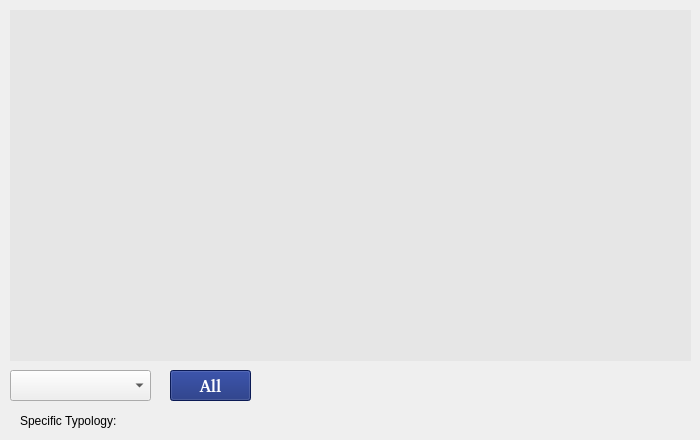
      <widget class="QWidget" name="tab_Typology">
       <attribute name="title">
        <string>Typology</string>
       </attribute>
       <widget class="QTableView" name="tableView_allTypology">
        <property name="geometry">
         <rect>
          <x>10</x>
          <y>10</y>
          <width>681</width>
          <height>351</height>
         </rect>
        </property>
        <property name="styleSheet">
         <string notr="true">QTableView#tableView_allTypology{
background-color: rgb(230, 230, 230);
border: transparent;
gridline-color: white;
color: rgb(16, 37, 118);
}
QHeaderView::section {
background-color:  rgb(230, 230, 230); 
color: rgb(16, 37, 118);
font-family: Calibri;
font-size: 13pt;
height: 30px;
}
QTableCornerButton{
background-color: transparent;
color: transparent;
}</string>
        </property>
        <property name="alternatingRowColors">
         <bool>true</bool>
        </property>
        <property name="sortingEnabled">
         <bool>true</bool>
        </property>
       </widget>
       <widget class="QLabel" name="label_specificTypology">
        <property name="geometry">
         <rect>
          <x>20</x>
          <y>410</y>
          <width>101</width>
          <height>21</height>
         </rect>
        </property>
        <property name="text">
         <string>Specific Typology: </string>
        </property>
       </widget>
       <widget class="QComboBox" name="comboBox_specificTypology">
        <property name="geometry">
         <rect>
          <x>10</x>
          <y>370</y>
          <width>141</width>
          <height>31</height>
         </rect>
        </property>
       </widget>
       <widget class="QPushButton" name="button_allTypology">
        <property name="geometry">
         <rect>
          <x>170</x>
          <y>370</y>
          <width>81</width>
          <height>31</height>
         </rect>
        </property>
        <property name="font">
         <font>
          <family>FISH&amp;CHIPS</family>
          <pointsize>13</pointsize>
          <weight>75</weight>
          <bold>true</bold>
         </font>
        </property>
        <property name="styleSheet">
         <string notr="true">QPushButton#button_allTypology{
    background-color: rgb(16, 37, 118);
	color: white;
    border-width: 2px;
}
QPushButton#button_allTypology:hover{
	 background-color: qradialgradient(spread:reflect, cx:0.5, cy:0.5, radius:0.5, fx:0.5, fy:0.5, stop:0 rgba(255, 255, 255, 255), stop:1 rgba(195, 224, 238, 255));
	 border-width: 2px;
	 color: black;
}
QPushButton#button_allTypology:pressed {
    background-color: qradialgradient(spread:reflect, cx:0.5, cy:0.5, radius:0.5, fx:0.5, fy:0.5, stop:0 rgba(197, 237, 255, 255), stop:1 rgba(107, 206, 255, 255));
	border-width: 2px;
	color: white;
}</string>
        </property>
        <property name="text">
         <string>All</string>
        </property>
       </widget>
      </widget>
